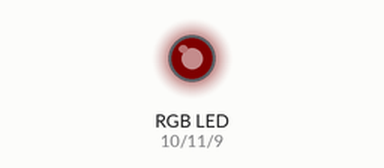
A sketch run on a simulated Arduino Uno, built with avr-gcc and run on an emulated ATmega328P. On the bench: an RGB LED mixed from three pins (HIGH = lit). Dim RGB values are drawn brighter than linear; what the sketch prints to the serial monitor is not drawn.

Above: at 0.15 s.
At 4.95 s:
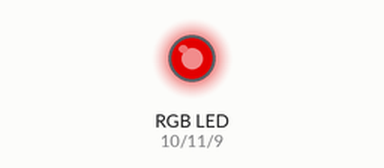
At 9.66 s:
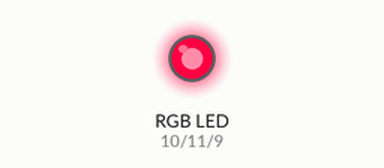
At 19.26 s:
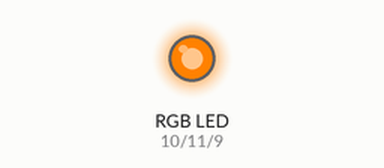
At 28.87 s:
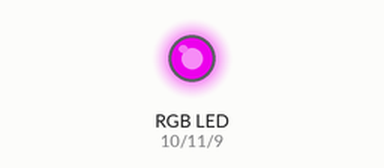
At 38.56 s:
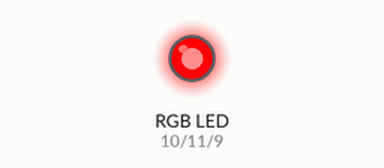
Timing chart, 0 to 40.0 s (numbered marks = the images above):
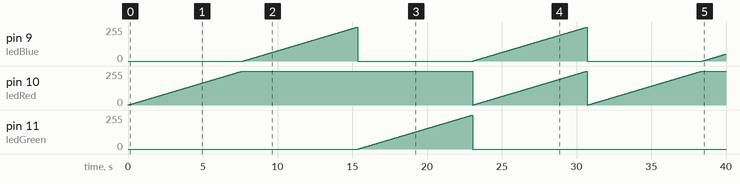

The sketch:

led_stripe_fade_in_2.ino
```cpp
const int ledRed =10;
const int ledGreen =11;
const int ledBlue =9;
const int ownDelay =1000;


void setup() {
  pinMode(ledRed,OUTPUT);
  pinMode(ledGreen,OUTPUT);
  pinMode(ledBlue,OUTPUT);
  Serial.begin(9600);
  Serial.println("Enter R G B (E.g. 255 100 200)");
}


void loop() {
  int red = 255;
  int green = 255;
  int blue = 255;
  int i = 0;
  int j = 0;
  int k = 0;
  int l = 0;
  while(i <= 255){
      analogWrite(ledRed, i);
      delay(30);
      i = i+1;
  }

  while(j <= 255){
      analogWrite(ledBlue, j);
      delay(30);
      j = j+1;
  }
  analogWrite(ledBlue, l);
  while(k <= 255){
      analogWrite(ledGreen, k);
      delay(30);
      k = k+1;
  }
  analogWrite(ledGreen, 0);
  while(l <= 255){
      analogWrite(ledRed, l);
      analogWrite(ledBlue, l);
      delay(30);
      l = l+1;
  }
  analogWrite(ledRed, 0);
  analogWrite(ledBlue, 0);


}
```

Measured:
- by itself, pin 9 (ledBlue): ramps from 0/255 to 255/255 and jumps back, once every 15.4 s
- by itself, pin 10 (ledRed): ramps from 0/255 to 255/255 and jumps back, once every 7.7 s
- by itself, pin 11 (ledGreen): rises from 0/255 to 255/255 in 7.6 s, then falls to 0/255 in 0.03 s
